Frame 1 (no input): blank canvas, image omitted
Frame 60 (the mouse pressed at the canvas centre just before this capture): blank canvas, image omitted
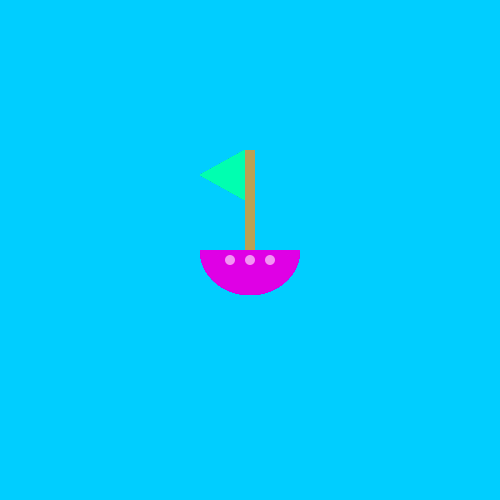
Frame 120 (the mouse held since frame 60 and released just before this capture)

The Processing sketch whose frames 1 and 60 were blank and that drew this single picture after the mouse press (run headless with seeded random() and noise(); from frame 60 on, the mouse is pressed at the canvas centre):

// Processing sketch: processing_37821
// ── processing_37821.pde

void setup () {
  size (500, 500);
  smooth ();
  background (0, 206, 255);
}

void draw () {
  if (mousePressed) {
    sailboat (mouseX, mouseY);
  }
}


void sailboat (int x, int y) {
  noStroke ();
  fill (random (150, 255), 0, 229);
  arc (x, y, 100, 90, 0, PI);
  fill (188, 160, 84);
  rect (x-5, y-100, 10, 100);
  fill (0, 255, random(100, 220));
  triangle (x-5, y-100, x-5, y-50, x-50, y-75);
  fill (255, 255, 255, 150);
  ellipse (x, y+10, 10, 10);
  ellipse (x+20, y+10, 10, 10);
  ellipse (x-20, y+10, 10, 10);
}
         
